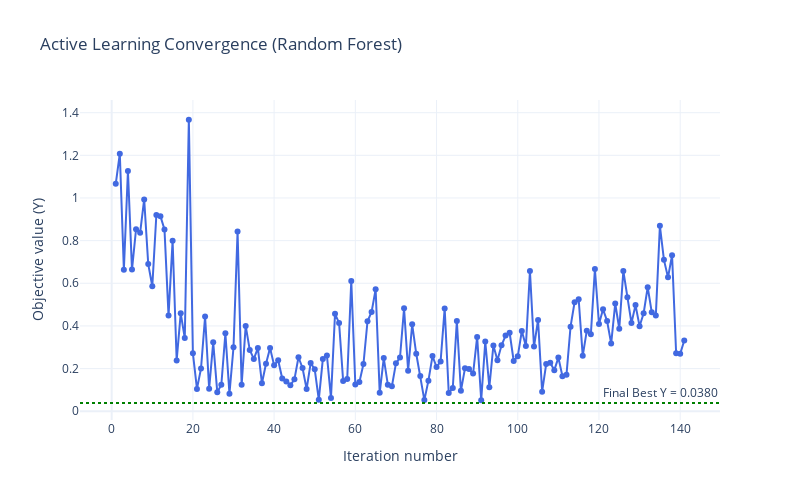

The cell this chart's notebook holds for it:
### Code cell
X0 = np.array([[0.1, 0.1, 0.1]])        # initial single observation
Y0 = np.array([f(X0[0])])               # corresponding function value
# Candidate pool:  1000 random samples in [0,1]^3
X_grid = np.random.rand(1000, 3)
# active learning loop
X_obs, Y_obs, history, cache = active_learning_loop(
    f=f,
    X_obs=X0,
    Y_obs=Y0,
    X_grid=X_grid,
    n_iters=200,
    M=8,                      # ensemble size
    model_type="tree",
    bootstrap=False,            # helps uncertainty early on
    acquisition="LCB",          # try "LCB" too for comparison
    patience=50,
    min_improve_pct=0.001,      # run until all candidates evaluated
)

# retrieve data for plotting
iters = np.arange(len(history))
y_next = np.array([h[2] for h in history])   # Y values evaluated each iteration
best_y = np.array([h[3] for h in history])   # running best values
best_final = np.min(best_y)
#
fig = go.Figure()
fig.add_trace(go.Scatter(
    x=iters + 1, y=y_next,
    mode='lines+markers',
    name='Y evaluated',
    line=dict(color='royalblue', width=2),
    marker=dict(size=6)
))
fig.add_hline(
    y=result.fun,
    line_dash='dot',
    line_color='green',
    annotation_text=f"Final Best Y = {result.fun:.4f}",
    annotation_position='top right'
)
fig.update_layout(
    title="Active Learning Convergence (Random Forest)",
    xaxis_title="Iteration number",
    yaxis_title="Objective value (Y)",
    hovermode="x unified",
    template="plotly_white",
    width=800,
    height=500
)
fig.show()

### Figure 1 — Plotly figure (JSON) as saved in the notebook; plotly's stock layout.template omitted (floating-point values rounded to 4 significant figures; data arrays with more than 128 entries replaced by an {"elided": "..."} marker saying what was removed)
{"data": [{"line": {"color": "royalblue", "width": 2}, "marker": {"size": 6}, "mode": "lines+markers", "name": "Y evaluated", "type": "scatter", "x": {"elided": "141 int values"}, "y": {"elided": "141 float values"}}], "layout": {"annotations": [{"showarrow": false, "text": "Final Best Y = 0.0380", "x": 1, "xanchor": "right", "xref": "x domain", "y": 0.038, "yanchor": "bottom", "yref": "y"}], "height": 500, "hovermode": "x unified", "shapes": [{"line": {"color": "green", "dash": "dot"}, "type": "line", "x0": 0, "x1": 1, "xref": "x domain", "y0": 0.038, "y1": 0.038, "yref": "y"}], "title": {"text": "Active Learning Convergence (Random Forest)"}, "width": 800, "xaxis": {"title": {"text": "Iteration number"}}, "yaxis": {"title": {"text": "Objective value (Y)"}}}}
